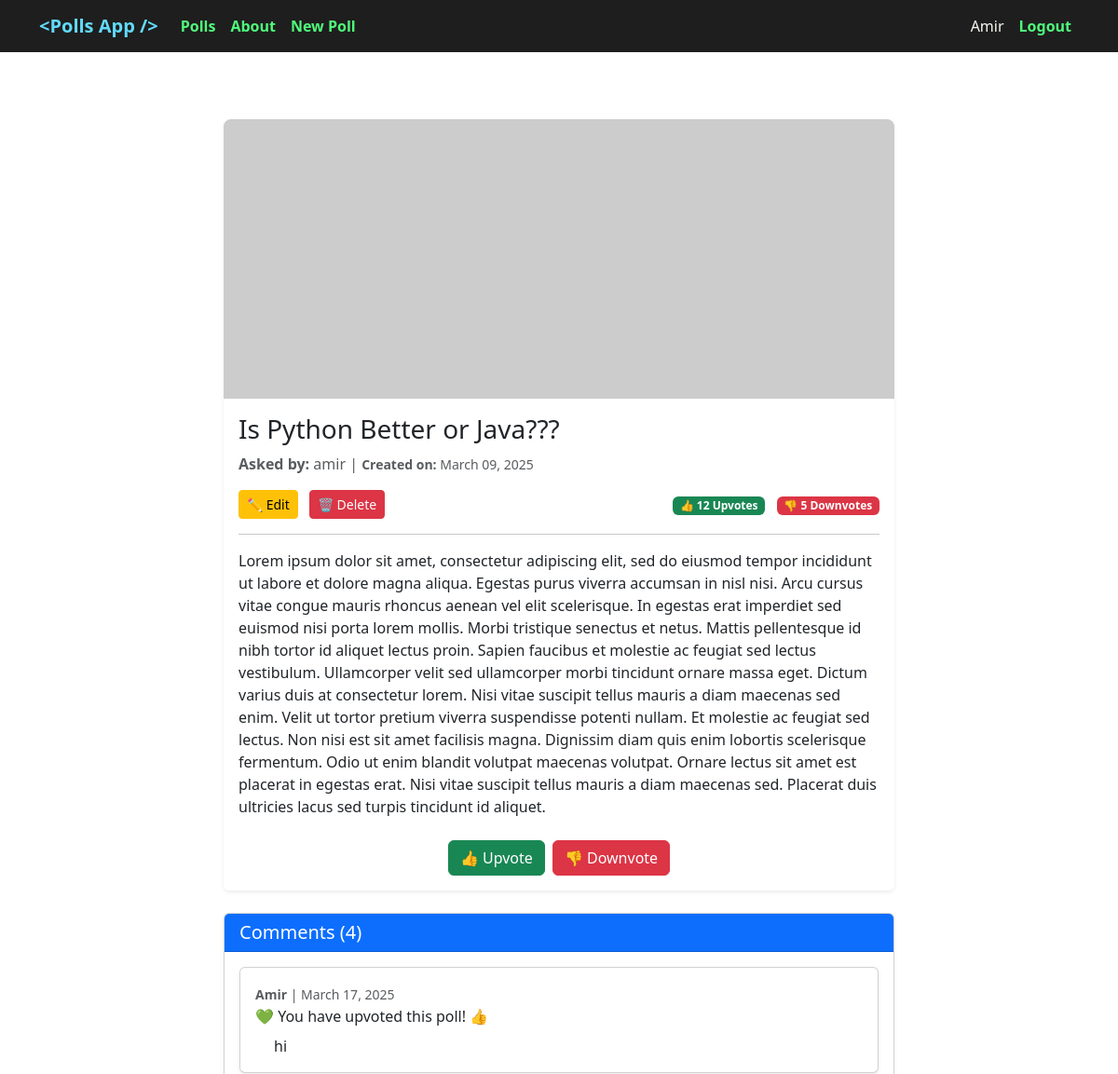
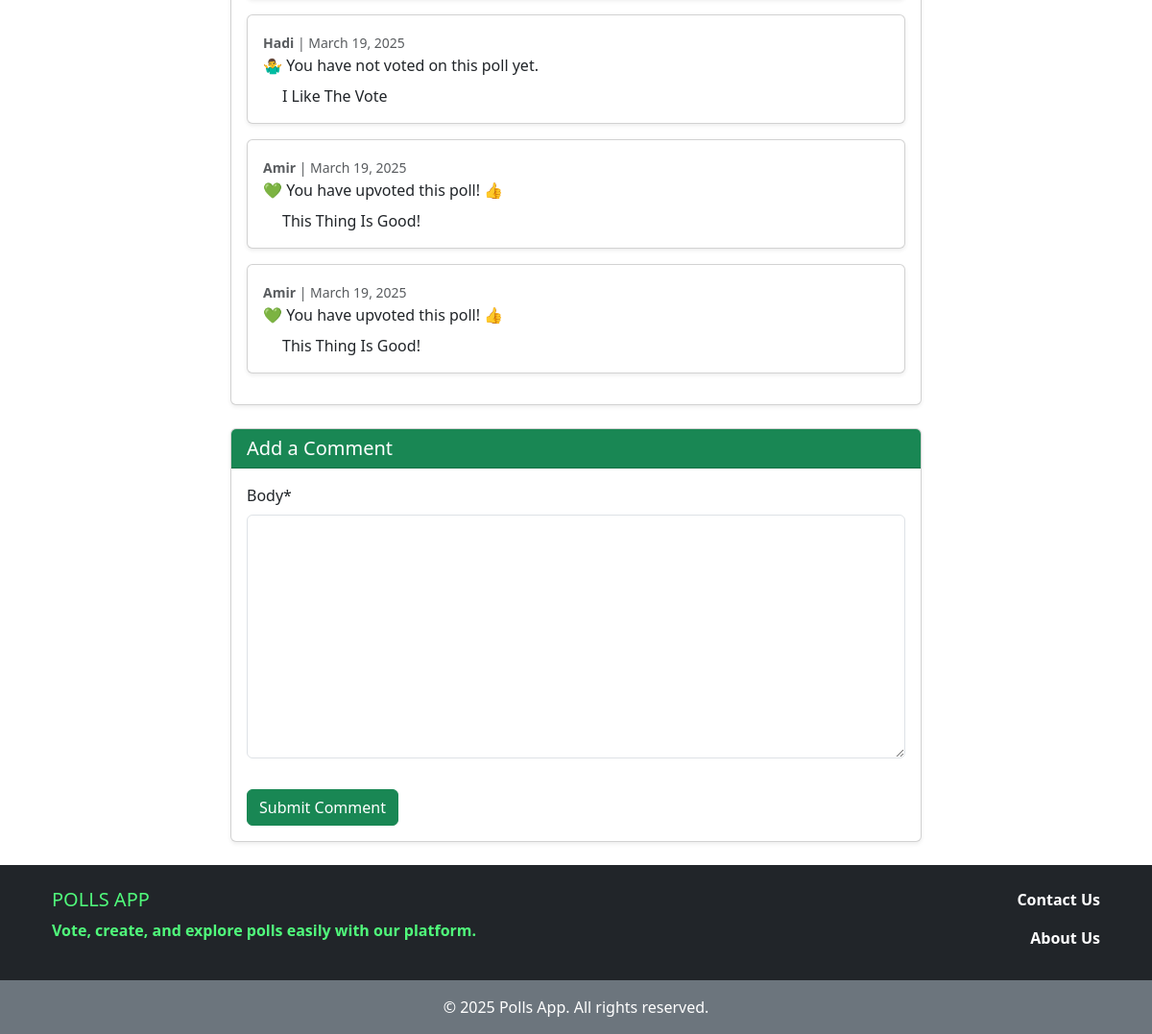
Page /poll/1/ (signed in) on the committed database (2 pictures, top to bottom).
### accounts/models.py (models this page shows)
class CustomUser(AbstractUser):
    ROLE_CHOICES = [
        ('M', 'Manager'),
        ('E', 'Employee'),
        ('S', 'Student'),
        ('O', 'Other'),
    ]
    role = models.CharField(choices=ROLE_CHOICES, max_length=1, default=ROLE_CHOICES[3][0])

### polls/models.py (models this page shows, shortened)
class Poll(models.Model):
    question = models.CharField(max_length=700)
    user = models.ForeignKey(get_user_model(), on_delete=models.CASCADE)
    description = models.TextField(blank=True)
    cover = models.ImageField(upload_to='covers/', blank=True)
    up_vote = models.PositiveIntegerField(default=0)
    down_vote = models.PositiveIntegerField(default=0)
    upvoted_by = models.ManyToManyField(get_user_model(), related_name='upvoted_polls', blank=True)
    downvoted_by = models.ManyToManyField(get_user_model(), related_name='downvoted_polls', blank=True)
    datetime_created = models.DateTimeField(auto_now_add=True)
    datetime_modified = models.DateTimeField(auto_now=True)

class Comment(models.Model):
    poll = models.ForeignKey('Poll', related_name='comments', on_delete=models.CASCADE)
    user = models.ForeignKey(get_user_model(), on_delete=models.CASCADE)
    body = models.TextField()
    is_active = models.BooleanField(default=True)
    datetime_created = models.DateTimeField(auto_now_add=True)
    datetime_modified = models.DateTimeField(auto_now=True)
    def has_upvoted(self):
        return self.poll.upvoted_by.filter(id=self.user.id).exists()
    def has_downvoted(self):
        return self.poll.downvoted_by.filter(id=self.user.id).exists()

### polls/views.py (the view)
# urls.py: path('poll/<int:pk>/', poll_detail_view, name='poll_detail'),
def poll_detail_view(request, pk):
    poll = get_object_or_404(Poll, pk=pk)
    comments = poll.comments.all()
    if request.method == "POST":
        comment_form = CommentForm(request.POST)
        if comment_form.is_valid():
            new_comment = comment_form.save(commit=False)
            new_comment.poll = poll
            new_comment.user = request.user
            new_comment.save()
            comment_form = CommentForm()
    else:
        comment_form = CommentForm()
    return render(request, 'polls/poll_detail.html', context={
        'poll': poll,
        'comments': comments,
        'comment_form': comment_form,
    })

### polls/forms.py
class CommentForm(forms.ModelForm):
    class Meta:
        model = Comment
        fields = ['body']

### polls/templates/polls/poll_detail.html (shortened to what this page needs)
{% extends '_base.html' %}
{% load crispy_forms_tags %}
{% block content %}
    <div class="container mt-5">
        <div class="row justify-content-center">
            <div class="col-lg-8 col-md-10 col-sm-12">
                <div class="card shadow-sm border-0 rounded">
                    {% if poll.cover %}
                        <img src="{{ poll.cover.url }}" class="card-img-top img-fluid" alt="Poll Image">
                    {% else %}
                        <img src="https://placehold.co/800x300" class="card-img-top img-fluid"
                             alt="Poll image for {{ poll.question }}">
                    {% endif %}
                    <div class="card-body">
                        <h3 class="card-title">{{ poll.question }}</h3>
                        <p class="text-muted">
                            <strong>Asked by:</strong> {{ poll.user }} |
                            <small><strong>Created on:</strong> {{ poll.datetime_created|date:"F d, Y" }}</small>
                        </p>
                        <div class="d-flex justify-content-between align-items-center mt-3">
                            {% if request.user == poll.user %}
                                <div>
                                    <a href="{% url 'poll_update' poll.pk %}" class="btn btn-warning btn-sm me-2">
                                        ✏️ Edit
                                    </a>
                                    <a href="{% url 'poll_delete' poll.pk %}" class="btn btn-danger btn-sm">
                                        🗑️ Delete
                                    </a>
                                </div>
                            {% endif %}
                            <div>
                                <span class="badge bg-success">👍 {{ poll.up_vote }} Upvotes</span>
                                <span class="badge bg-danger ms-2">👎 {{ poll.down_vote }} Downvotes</span>
                            </div>
                        </div>
                        <hr>
                        <p>{{ poll.description }}</p>
                        <div class="mt-4 d-flex justify-content-center">
                            <div class="btn-group">
                                <form action="{% url 'poll_vote' poll.id %}" method="post">
                                    <button type="submit" class="btn btn-success">👍 Upvote</button>
                                </form>
                                <form action="{% url 'poll_down_vote' poll.id %}" method="post" class="ms-2">
                                    <button type="submit" class="btn btn-danger">👎 Downvote</button>
                                </form>
                            </div>
                        </div>
                    </div>
                </div>
                <div class="card mt-4 shadow-sm">
                    <div class="card-header bg-primary text-white">
                        <h5 class="mb-0">Comments ({{ comments|length }})</h5>
                    </div>
                    <div class="card-body">
                        {% if comments %}
                            {% for comment in comments %}
                                <div class="card mb-3 shadow-sm">
                                    <div class="card-body">
                                        <small class="text-muted">
                                            <strong>{{ comment.user|capfirst }}</strong> |
                                            {{ comment.datetime_created|date:"F d, Y" }}
                                        </small>
                                        <p>
                                            {% if comment.has_upvoted %}
                                                💚 You have upvoted this poll! 👍
                                            {% elif comment.has_downvoted %}
                                                💔 You have downvoted this poll. 👎
                                            {% else %}
                                                🤷‍♂️ You have not voted on this poll yet.
                                            {% endif %}
                                        </p>
                                        <p class="comment-text mt-2">{{ comment.body }}</p>
                                    </div>
                                </div>
                            {% endfor %}
                        {% else %}
                            <p class="text-muted">No comments yet.</p>
                        {% endif %}
                    </div>
                </div>
                <div class="card mt-4 shadow-sm">
                    <div class="card-header bg-success text-white">
                        <h5 class="mb-0">Add a Comment</h5>
                    </div>
                    <div class="card-body">
                        {% if user.is_authenticated %}
                            <form method="POST">
                                {{ comment_form|crispy }}
                                <button type="submit" class="btn btn-success mt-3">Submit Comment</button>
                            </form>
                        {% else %}
                            <p class="text-muted">You must be logged in to submit a comment.</p>
                            <a href="{% url 'account_login' %}" class="btn btn-success mt-3">Login</a>
                        {% endif %}
                    </div>
                </div>
            </div>
        </div>
    </div>
{% endblock content %}

### templates/_base.html (shortened to what this page needs)
{% load static %}
<!doctype html>
<html lang="en">
<head>
    <link href="https://cdn.jsdelivr.net/npm/bootstrap@5.3.3/dist/css/bootstrap.min.css"
          rel="stylesheet"
>
</head>
<body>
<nav class="navbar navbar-expand-lg navbar-dark" style="background-color: #1e1e1e;">
    <div class="container">
        <a class="navbar-brand" href="{% url 'polls_list' %}" style="font-weight: bold; color: #61dafb;">&lt;Polls App /&gt;</a>
        <div class="collapse navbar-collapse" id="navbarNav">
            <ul class="navbar-nav">
                <li class="nav-item">
                    <a class="nav-link" href="{% url 'polls_list' %}"
                       style="color: #50fa7b; font-weight: bold;">Polls</a>
                </li>
                <li class="nav-item">
                    <a class="nav-link" href="{% url 'aboutus' %}" style="color: #50fa7b; font-weight: bold;">About</a>
                </li>
                <li class="nav-item">
                    <a class="nav-link" href="{% url 'poll_create' %}" style="color: #50fa7b; font-weight: bold;">New Poll</a>
                </li>
            </ul>
            <ul class="navbar-nav ms-auto">
                {% if user.is_authenticated %}
                    <li class="nav-item">
                        <span class="nav-link" style="color: #f8f8f2;">{{ user.username|capfirst }}</span>
                    </li>
                    <li class="nav-item">
                        <a class="nav-link" href="{% url 'account_logout' %}"
                           style="color: #50fa7b; font-weight: bold;">Logout</a>
                    </li>
                {% endif %}
            </ul>
        </div>
    </div>
</nav>
<div class="content-wrapper container my-4">
    {% block content %}{% endblock content %}
</div>
<footer class="text-center text-lg-start bg-dark text-white mt-auto">
    <div class="container p-4">
        <div class="row">
            <div class="col-md-6" style="color: #50fa7b; font-weight: bold;">
                <h5 class="text-uppercase">Polls App</h5>
                <p>Vote, create, and explore polls easily with our platform.</p>
            </div>
            <div class="col-md-6 text-md-end">
                <a href="https://github.com/amahadnejad" class="text-white text-decoration-none fw-bold d-block">
                    Contact Us
                </a>
                <a href="{% url 'aboutus' %}" class="text-white text-decoration-none fw-bold d-block mt-3">
                    About Us
                </a>
            </div>
        </div>
    </div>
    <div class="text-center p-3 bg-secondary">
        © 2025 Polls App. All rights reserved.
    </div>
</footer>
</body>
</html>

### templates/_base.html (style rules this page uses)
html, body { height: 100%; margin: 0; display: flex; flex-direction: column; }
.content-wrapper { flex: 1; }

### polls/templates/polls/poll_detail.html (style rules this page uses)
.card-img-top { width: 100%; height: 300px; object-fit: cover; background-color: #f8f9fa; border-top-left-radius: 8px; border-top-right-radius: 8px; }
.comment-text { margin-left: 20px; white-space: pre-line; }
.card-body p { margin-bottom: 0; }

### rows in the picture
CustomUser: username "Amir"
Poll: question "Is Python Better or Java???", user "amir", datetime_created "March 09, 2025", up_vote "12", down_vote "5", description "Lorem ipsum dolor sit amet, consectetur adipiscing elit, sed do eiusmod tempor incididunt ut labore et dolore magna aliqua. Egestas purus viverra accumsan in nisl nisi. Arcu cursus vitae congue mauris rhoncus aenean vel elit scelerisque. In egestas erat imperdiet sed euismod nisi porta lorem mollis. Morbi tristique senectus et netus. Mattis pellentesque id nibh tortor id aliquet lectus proin. Sapien faucibus et molestie ac feugiat sed lectus vestibulum. Ullamcorper velit sed ullamcorper morbi tincidunt ornare massa eget. Dictum varius duis at consectetur lorem. Nisi vitae suscipit tellus mauris a diam maecenas sed enim. Velit ut tortor pretium viverra suspendisse potenti nullam. Et molestie…"
Comment: user "Amir", datetime_created "March 17, 2025", shows "💚 You have upvoted this poll! 👍", body "hi"
Comment: user "Hadi", datetime_created "March 19, 2025", shows "🤷‍♂️ You have not voted on this poll yet.", body "I Like The Vote"
Comment: user "Amir", datetime_created "March 19, 2025", shows "💚 You have upvoted this poll! 👍", body "This Thing Is Good!"
Comment: user "Amir", datetime_created "March 19, 2025", shows "💚 You have upvoted this poll! 👍", body "This Thing Is Good!"

### other values in the picture
{{ comments|length }} "4"
